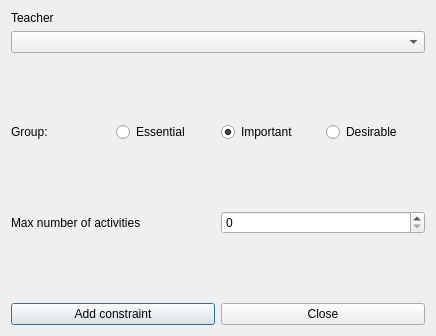
<?xml version="1.0" encoding="UTF-8"?>
<ui version="4.0">
 <class>AddConstraintMaxActivitiesForTeacherForm_template</class>
 <widget class="QDialog" name="AddConstraintMaxActivitiesForTeacherForm_template">
  <property name="geometry">
   <rect>
    <x>0</x>
    <y>0</y>
    <width>436</width>
    <height>336</height>
   </rect>
  </property>
  <property name="windowTitle">
   <string extracomment="This is the title of the dialog to add a new constraint of this type">Add number of activities for a teacher</string>
  </property>
  <layout class="QVBoxLayout" name="verticalLayout_2">
   <item>
    <layout class="QVBoxLayout" name="verticalLayout">
     <item>
      <widget class="QLabel" name="teacherTextLabel">
       <property name="frameShape">
        <enum>QFrame::NoFrame</enum>
       </property>
       <property name="frameShadow">
        <enum>QFrame::Plain</enum>
       </property>
       <property name="text">
        <string>Teacher</string>
       </property>
       <property name="wordWrap">
        <bool>false</bool>
       </property>
      </widget>
     </item>
     <item>
      <widget class="QComboBox" name="teachersComboBox">
       <property name="editable">
        <bool>false</bool>
       </property>
       <property name="insertPolicy">
        <enum>QComboBox::NoInsert</enum>
       </property>
       <property name="autoCompletion">
        <bool>false</bool>
       </property>
       <property name="duplicatesEnabled">
        <bool>false</bool>
       </property>
      </widget>
     </item>
    </layout>
   </item>
   <item>
    <spacer name="verticalSpacer">
     <property name="orientation">
      <enum>Qt::Vertical</enum>
     </property>
     <property name="sizeHint" stdset="0">
      <size>
       <width>20</width>
       <height>31</height>
      </size>
     </property>
    </spacer>
   </item>
   <item>
    <layout class="QHBoxLayout" name="horizontalLayout_4">
     <item>
      <widget class="QLabel" name="groupTextLabel">
       <property name="text">
        <string>Group:</string>
       </property>
      </widget>
     </item>
     <item>
      <widget class="QRadioButton" name="essentialRadioButton">
       <property name="text">
        <string>Essential</string>
       </property>
      </widget>
     </item>
     <item>
      <widget class="QRadioButton" name="importantRadioButton">
       <property name="text">
        <string>Important</string>
       </property>
       <property name="checked">
        <bool>true</bool>
       </property>
      </widget>
     </item>
     <item>
      <widget class="QRadioButton" name="desirableRadioButton">
       <property name="text">
        <string>Desirable</string>
       </property>
      </widget>
     </item>
    </layout>
   </item>
   <item>
    <spacer name="verticalSpacer_2">
     <property name="orientation">
      <enum>Qt::Vertical</enum>
     </property>
     <property name="sizeHint" stdset="0">
      <size>
       <width>20</width>
       <height>29</height>
      </size>
     </property>
    </spacer>
   </item>
   <item>
    <layout class="QHBoxLayout" name="horizontalLayout_2">
     <item>
      <widget class="QLabel" name="maxHoursTextLabel">
       <property name="frameShape">
        <enum>QFrame::NoFrame</enum>
       </property>
       <property name="frameShadow">
        <enum>QFrame::Plain</enum>
       </property>
       <property name="text">
        <string>Max number of activities</string>
       </property>
       <property name="wordWrap">
        <bool>false</bool>
       </property>
      </widget>
     </item>
     <item>
      <widget class="QSpinBox" name="maxActsSpinBox"/>
     </item>
    </layout>
   </item>
   <item>
    <spacer name="verticalSpacer_3">
     <property name="orientation">
      <enum>Qt::Vertical</enum>
     </property>
     <property name="sizeHint" stdset="0">
      <size>
       <width>20</width>
       <height>31</height>
      </size>
     </property>
    </spacer>
   </item>
   <item>
    <layout class="QHBoxLayout" name="horizontalLayout">
     <item>
      <widget class="QPushButton" name="addConstraintPushButton">
       <property name="text">
        <string>Add constraint</string>
       </property>
      </widget>
     </item>
     <item>
      <widget class="QPushButton" name="closePushButton">
       <property name="text">
        <string>Close</string>
       </property>
      </widget>
     </item>
    </layout>
   </item>
  </layout>
 </widget>
 <layoutdefault spacing="6" margin="11"/>
 <resources/>
 <connections/>
</ui>
